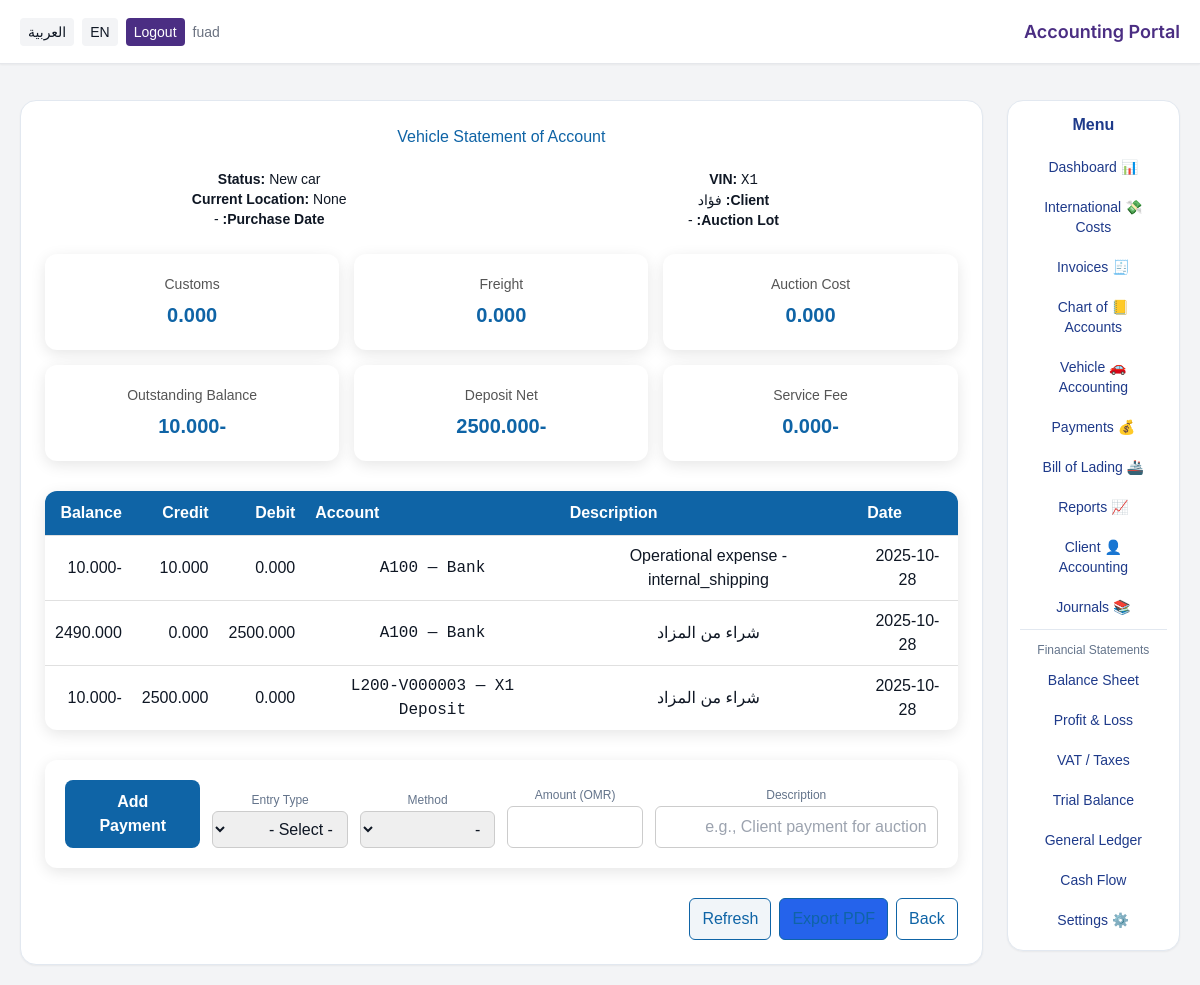
The app's page /acct/vehicles/3/statement (signed in) with its own data.
### app/models.py (models this page shows, shortened)
class User(db.Model, UserMixin):
    __tablename__ = "users"
    id = db.Column(db.Integer, primary_key=True)
    name = db.Column(db.String(150))
    email = db.Column(db.String(180), unique=True, index=True)
    phone = db.Column(db.String(50))
    password_hash = db.Column(db.String(200))
    role_id = db.Column(db.Integer, db.ForeignKey("roles.id"))
    active = db.Column(db.Boolean, default=True)
    created_at = db.Column(db.DateTime, default=datetime.utcnow)
    last_login_at = db.Column(db.DateTime)
    role = db.relationship("Role")
    @property
    def is_active(self):
        return bool(self.active)

class Vehicle(db.Model):
    __tablename__ = "vehicles"
    id = db.Column(db.Integer, primary_key=True)
    vin = db.Column(db.String(30), unique=True, index=True)
    make = db.Column(db.String(100))
    model = db.Column(db.String(100))
    year = db.Column(db.Integer)
    auction_id = db.Column(db.Integer, db.ForeignKey("auctions.id"))
    owner_customer_id = db.Column(db.Integer, db.ForeignKey("customers.id"), nullable=True)
    status = db.Column(db.String(50), default="New car")
    current_location = db.Column(db.String(200))
    purchase_price_usd = db.Column(db.Numeric(12,2))
    purchase_date = db.Column(db.DateTime)
    created_at = db.Column(db.DateTime, default=datetime.utcnow)
    share_token: Optional[str] = db.Column(db.String(64), unique=True, index=True)
    share_enabled: bool = db.Column(db.Boolean, default=False, nullable=False)
    auction = db.relationship("Auction")
    owner = db.relationship("Customer")
    cost_items = db.relationship("CostItem", backref="vehicle")

class Customer(db.Model):
    __tablename__ = "customers"
    id = db.Column(db.Integer, primary_key=True)
    user_id = db.Column(db.Integer, db.ForeignKey("users.id"))
    account_number = db.Column(db.String(50), unique=True)
    company_name = db.Column(db.String(200))
    full_name = db.Column(db.String(200))
    email = db.Column(db.String(180))
    phone = db.Column(db.String(50))
    address = db.Column(db.Text)
    country = db.Column(db.String(100))
    price_category = db.Column(db.String(20), nullable=False, default="normal")
    user = db.relationship("User", backref="customer_profile")
    @property
    def display_name(self) -> str:
        try:
            name = (self.company_name or self.full_name or (self.user.name if getattr(self, 'user', None) else None))
            name = (name or "").strip()
            return name if name else "-"
        except Exception:
            return "-"

class JournalLine(db.Model):
    __tablename__ = "journal_lines"
    id = db.Column(db.Integer, primary_key=True)
    entry_id = db.Column(db.Integer, db.ForeignKey("journal_entries.id"), index=True)
    account_id = db.Column(db.Integer, db.ForeignKey("accounts.id"), index=True)
    debit = db.Column(db.Numeric(14, 3), default=0)
    credit = db.Column(db.Numeric(14, 3), default=0)
    currency_code = db.Column(db.String(3), default="OMR")
    account = db.relationship("Account")

class JournalEntry(db.Model):
    __tablename__ = "journal_entries"
    id = db.Column(db.Integer, primary_key=True)
    entry_date = db.Column(db.DateTime, default=datetime.utcnow, index=True)
    description = db.Column(db.String(255))
    reference = db.Column(db.String(100))
    customer_id = db.Column(db.Integer, db.ForeignKey("customers.id"), index=True)
    vehicle_id = db.Column(db.Integer, db.ForeignKey("vehicles.id"), index=True)
    auction_id = db.Column(db.Integer, db.ForeignKey("auctions.id"), index=True)
    invoice_id = db.Column(db.Integer, db.ForeignKey("invoices.id"), index=True)
    is_client_fund: bool = db.Column(db.Boolean, default=False, nullable=False)
    status = db.Column(db.String(20), default="approved", nullable=False)  # pending/approved/rejected
    notes = db.Column(db.Text)
    approved_by_user_id = db.Column(db.Integer, db.ForeignKey("users.id"))
    approved_at = db.Column(db.DateTime)
    created_at = db.Column(db.DateTime, default=datetime.utcnow)
    customer = db.relationship("Customer")
    vehicle = db.relationship("Vehicle")
    auction = db.relationship("Auction")
    invoice = db.relationship("Invoice")
    approved_by = db.relationship("User", foreign_keys=[approved_by_user_id])
    lines = db.relationship("JournalLine", backref="entry", cascade="all, delete-orphan")

class Account(db.Model):
    __tablename__ = "accounts"
    id = db.Column(db.Integer, primary_key=True)
    code = db.Column(db.String(20), unique=True, index=True, nullable=False)
    name = db.Column(db.String(200), nullable=False)
    type = db.Column(db.String(20), nullable=False)
    currency_code = db.Column(db.String(3), default="OMR", nullable=False)
    active = db.Column(db.Boolean, default=True, nullable=False)
    created_at = db.Column(db.DateTime, default=datetime.utcnow)
    client_id = db.Column(db.Integer, db.ForeignKey("customers.id"), index=True)
    vehicle_id = db.Column(db.Integer, db.ForeignKey("vehicles.id"), index=True)

### app/blueprints/accounting/routes.py (the view)
@acct_bp.route('/vehicles/<int:vehicle_id>/statement')
@role_required('accountant', 'admin')
def vehicle_statement(vehicle_id: int):
    v = db.session.get(Vehicle, vehicle_id)
    if not v:
        abort(404)
    rows = (
        db.session.query(JournalEntry.entry_date, JournalEntry.description, Account.code, Account.name, JournalLine.debit, JournalLine.credit)
        .join(JournalLine, JournalLine.entry_id == JournalEntry.id)
        .join(Account, JournalLine.account_id == Account.id)
        .filter(JournalEntry.vehicle_id == vehicle_id)
        .order_by(JournalEntry.entry_date.asc(), JournalEntry.id.asc(), JournalLine.id.asc())
        .all()
    )
    statement = []
    running = 0.0
    for dt, desc, code, name, dr, cr in rows:
        dr_f = float(dr or 0)
        cr_f = float(cr or 0)
        running += dr_f - cr_f
        statement.append({
            'date': dt.strftime('%Y-%m-%d') if dt else '',
            'description': desc,
            'account_code': code,
            'account_name': name,
            'debit': dr_f,
            'credit': cr_f,
            'balance': running,
        })
    def sum_kind(kind: str, default_prefix: str) -> float:
        codes = []
        vas = db.session.query(VehicleAccountStructure).filter_by(vehicle_id=vehicle_id).first()
        if vas:
            code_val = {
                'auction': vas.auction_account_code,
                'freight': vas.freight_account_code,
                'customs': vas.customs_account_code,
                'commission': vas.commission_account_code,
                'storage': vas.storage_account_code,
                'deposit': vas.deposit_account_code,
            }.get(kind)
            if code_val:
                codes.append(code_val)
        q = db.session.query(db.func.coalesce(db.func.sum(JournalLine.debit - JournalLine.credit), 0)).\
            join(Account, JournalLine.account_id == Account.id).\
            join(JournalEntry, JournalLine.entry_id == JournalEntry.id).\
            filter(JournalEntry.vehicle_id == vehicle_id)
        if codes:
            q = q.filter(Account.code.in_(codes))
        else:
            q = q.filter(Account.code.like(f"{default_prefix}%"))
        return float(q.scalar() or 0)
    totals = {
        'auction_cost_omr': sum_kind('auction', 'A150'),
        'freight_omr': sum_kind('freight', 'E200'),
        'customs_omr': sum_kind('customs', 'E220'),
        'service_fee_omr': -sum_kind('commission', 'R300'),  # credit balances as positive
        'deposit_net_omr': sum_kind('deposit', 'L200'),
    }
    totals['outstanding_balance_omr'] = statement[-1]['balance'] if statement else 0.0
    return render_template('accounting/vehicle_statement.html', vehicle=v, statement=statement, totals=totals)

### app/security.py (called while the page is built)
def _canonicalize_role(role_name: str | None) -> str | None:
    if not role_name:
        return None
    name = role_name.strip().lower()
    synonyms = {
        "staff": "employee",
        "employees": "employee",
    }
    return synonyms.get(name, name)

def role_required(*allowed_roles: str) -> Callable:
    normalized_allowed = {
        r for r in (_canonicalize_role(r) for r in allowed_roles) if r is not None
    }
    def decorator(view_func: Callable) -> Callable:
        @wraps(view_func)
        @login_required
        def wrapper(*args, **kwargs):
            user_role = getattr(getattr(current_user, "role", None), "name", None)
            user_role_norm = _canonicalize_role(user_role)
            if not user_role_norm or user_role_norm not in normalized_allowed:
                abort(403)
            return view_func(*args, **kwargs)
        return wrapper
    return decorator

### app/templates/accounting/vehicle_statement.html (shortened to what this page needs)
{% extends "base_accounting.html" %}
{% block acct_content %}
<h2>{{ _('Vehicle Statement of Account') }}</h2>
<div class="mb-6 grid md:grid-cols-2 gap-4 text-sm">
  <div>
    <div><strong>VIN:</strong> <span class="font-mono">{{ vehicle.vin }}</span></div>
    <div><strong>{{ _('Client') }}:</strong> {{ vehicle.owner.display_name if vehicle.owner else '-' }}</div>
    <div><strong>{{ _('Auction Lot') }}:</strong> {{ vehicle.auction.lot_number if vehicle.auction else '-' }}</div>
  </div>
  <div>
    <div><strong>{{ _('Status') }}:</strong> {{ vehicle.status or '-' }}</div>
    <div><strong>{{ _('Current Location') }}:</strong> {{ vehicle.current_location or '-' }}</div>
    <div><strong>{{ _('Purchase Date') }}:</strong> {{ vehicle.purchase_date.strftime('%Y-%m-%d') if vehicle.purchase_date else '-' }}</div>
  </div>
</div>
<div class="grid-container">
  <div class="card">
    <div class="title">{{ _('Auction Cost') }}</div>
    <div class="value" id="total-auction-cost">{{ '%.3f'|format(totals.auction_cost_omr) }}</div>
  </div>
  <div class="card">
    <div class="title">{{ _('Freight') }}</div>
    <div class="value" id="total-freight">{{ '%.3f'|format(totals.freight_omr) }}</div>
  </div>
  <div class="card">
    <div class="title">{{ _('Customs') }}</div>
    <div class="value" id="total-customs">{{ '%.3f'|format(totals.customs_omr) }}</div>
  </div>
  <div class="card">
    <div class="title">{{ _('Service Fee') }}</div>
    <div class="value" id="total-service-fee">{{ '%.3f'|format(totals.service_fee_omr) }}</div>
  </div>
  <div class="card">
    <div class="title">{{ _('Deposit Net') }}</div>
    <div class="value" id="total-deposit-net">{{ '%.3f'|format(totals.deposit_net_omr) }}</div>
  </div>
  <div class="card">
    <div class="title">{{ _('Outstanding Balance') }}</div>
    <div class="value" id="total-outstanding">{{ '%.3f'|format(totals.outstanding_balance_omr) }}</div>
  </div>
</div>
<div class="table-container">
<table>
  <thead>
    <tr>
      <th>{{ _('Date') }}</th>
      <th>{{ _('Description') }}</th>
      <th>{{ _('Account') }}</th>
      <th class="text-right">{{ _('Debit') }}</th>
      <th class="text-right">{{ _('Credit') }}</th>
      <th class="text-right">{{ _('Balance') }}</th>
    </tr>
  </thead>
  <tbody id="statement-body">
    {% for r in statement %}
    <tr>
      <td>{{ r.date }}</td>
      <td>{{ r.description }}</td>
      <td class="font-mono">{{ r.account_code }} — {{ r.account_name }}</td>
      <td class="text-right">{{ '%.3f'|format(r.debit) }}</td>
      <td class="text-right">{{ '%.3f'|format(r.credit) }}</td>
      <td class="text-right">{{ '%.3f'|format(r.balance) }}</td>
    </tr>
    {% else %}
    <tr><td colspan="6" class="py-4 text-center text-slate-400">{{ _('No transactions yet') }}</td></tr>
    {% endfor %}
  </tbody>
</table>
</div>
<form class="form-card grid md:grid-cols-6 gap-3 items-end" method="post" action="{{ url_for('acct.vehicle_statement_add_payment', vehicle_id=vehicle.id) }}">
  <div class="md:col-span-2">
    <label class="text-xs text-slate-500">{{ _('Description') }}</label>
    <input type="text" name="description" placeholder="{{ _('e.g., Client payment for auction') }}">
  </div>
  <div>
    <label class="text-xs text-slate-500">{{ _('Amount (OMR)') }}</label>
    <input type="text" name="amount" required>
  </div>
  <div>
    <label class="text-xs text-slate-500">{{ _('Method') }}</label>
    <select name="method">
      <option value="">-</option>
    </select>
  </div>
  <div>
    <label class="text-xs text-slate-500">{{ _('Entry Type') }}</label>
    <select name="entry_type" required>
      <option value="">{{ _('- Select -') }}</option>
    </select>
  </div>
  <div>
    <button type="submit" class="btn-submit w-full">{{ _('Add Payment') }}</button>
  </div>
</form>
<div class="mt-6 flex gap-2">
  <a class="btn" href="{{ url_for('acct.vehicles_list') }}">{{ _('Back') }}</a>
  <a class="btn bg-blue-600 text-white border-0" href="{{ url_for('acct.vehicle_statement_pdf', vehicle_id=vehicle.id) }}">{{ _('Export PDF') }}</a>
  <button type="button" id="btn-refresh" class="btn bg-slate-100 border">{{ _('Refresh') }}</button>
</div>
{% endblock %}

### app/templates/base_admin.html (shortened to what this page needs)
<!doctype html>
<html lang="{{ g.get('lang_code', 'ar') }}" {% if g.get('lang_code', 'ar') == 'ar' %}dir="rtl"{% endif %} class="h-full bg-background">
<head>
  <script src="https://cdn.tailwindcss.com"></script>
  <link href="https://cdnjs.cloudflare.com/ajax/libs/font-awesome/6.5.0/css/all.min.css" rel="stylesheet">
</head>
<body class="h-full text-neutral text-center">
  <div class="min-h-screen flex bg-background">
    <div class="flex-1 flex flex-col min-w-0">
      <header class="h-16 flex items-center justify-between px-5 bg-white border-b border-gray-200 shadow-sm">
        <div class="text-lg font-semibold text-primary font-heading">{% block header %}{% endblock %}</div>
        <div class="flex items-center gap-2 text-sm">
          {% if current_user.is_authenticated %}
            <span class="text-muted">{{ current_user.name }}</span>
            <a href="{{ url_for('auth.logout') }}" class="px-2 py-1 rounded bg-primary text-white hover:opacity-90 transition">{{ _('Logout') }}</a>
          {% endif %}
          <a href="{{ request.path }}?lang=en" class="px-2 py-1 rounded bg-background hover:bg-white">EN</a>
          <a href="{{ request.path }}?lang=ar" class="px-2 py-1 rounded bg-background hover:bg-white">العربية</a>
        </div>
      </header>
      <div class="px-5 pt-4">
      </div>
      <main class="p-5">
        {% block content %}{% endblock %}
      </main>
    </div>
  </div>
</body>
</html>

### app/templates/base_admin.html (style rules this page uses)
body { font-family: ui-sans-serif, system-ui, -apple-system, Segoe UI, Roboto, Arial, sans-serif; }

### app/templates/accounting/vehicle_statement.html (style rules this page uses)
body { font-family: 'Cairo', sans-serif; background:#f7f9fc; color:#333; margin:0; padding:0; }
h2 { color:#0f64a6; margin-bottom:20px; }
.grid-container { display:grid; grid-template-columns:repeat(auto-fit,minmax(250px,1fr)); gap:15px; margin-bottom:30px; }
.card { background:#fff; border-radius:12px; padding:20px; box-shadow:0 4px 15px rgba(0,0,0,0.1); transition:0.3s; }
.card .title { font-size:14px; color:#555; }
.card .value { font-size:20px; font-weight:700; margin-top:5px; color:#0f64a6; }
.table-container { overflow-x:auto; background:#fff; border-radius:12px; box-shadow:0 4px 15px rgba(0,0,0,0.1); margin-bottom:30px; }
table { width:100%; border-collapse:collapse; min-width:700px; }
thead th { background:#0f64a6; color:white; padding:10px; text-align:left; }
tbody td { padding:8px 10px; border-top:1px solid #e0e0e0; }
.form-card { background:#fff; padding:20px; border-radius:12px; box-shadow:0 4px 15px rgba(0,0,0,0.1); margin-bottom:30px; }
.form-card input, .form-card select { width:100%; padding:8px 10px; border-radius:6px; border:1px solid #ccc; transition:0.3s; }
.btn-submit { background:#0f64a6; color:#fff; padding:10px 20px; border:none; border-radius:8px; cursor:pointer; font-weight:600; transition:0.3s; }
.btn { padding:8px 12px; border-radius:6px; text-decoration:none; border:1px solid #0f64a6; color:#0f64a6; transition:0.3s; }

### records on screen
User: name "fuad"
Vehicle: vin "X1", status "New car", current_location "None", purchase_date "-"
Customer: owner "فؤاد"
JournalLine: date "2025-10-28", description "Operational expense - internal_shipping", account_code "A100", account_name "Bank", debit "0.000", credit "10.000", balance "-10.000"
JournalLine: date "2025-10-28", description "شراء من المزاد", account_code "A100", account_name "Bank", debit "2500.000", credit "0.000", balance "2490.000"
JournalLine: date "2025-10-28", description "شراء من المزاد", account_code "L200-V000003", account_name "X1 Deposit", debit "0.000", credit "2500.000", balance "-10.000"

### other values on screen
{{ vehicle.auction.lot_number if vehicle.auction else '-' }} "-"
{{ '%.3f'|format(totals.auction_cost_omr) }} "0.000"
{{ '%.3f'|format(totals.freight_omr) }} "0.000"
{{ '%.3f'|format(totals.customs_omr) }} "0.000"
{{ '%.3f'|format(totals.service_fee_omr) }} "-0.000"
{{ '%.3f'|format(totals.deposit_net_omr) }} "-2500.000"
{{ '%.3f'|format(totals.outstanding_balance_omr) }} "-10.000"
form field entry_type "- Select -"
